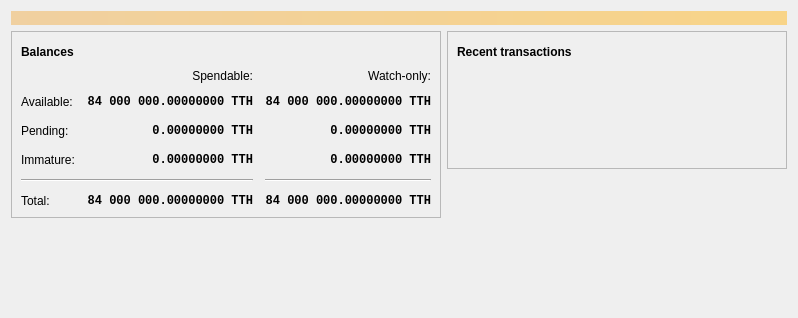
<?xml version="1.0" encoding="UTF-8"?>
<ui version="4.0">
 <class>OverviewPage</class>
 <widget class="QWidget" name="OverviewPage">
  <property name="geometry">
   <rect>
    <x>0</x>
    <y>0</y>
    <width>798</width>
    <height>318</height>
   </rect>
  </property>
  <property name="windowTitle">
   <string>Form</string>
  </property>
  <layout class="QVBoxLayout" name="topLayout">
   <item>
    <widget class="QLabel" name="labelAlerts">
     <property name="visible">
      <bool>false</bool>
     </property>
     <property name="styleSheet">
      <string notr="true">QLabel { background-color: qlineargradient(x1: 0, y1: 0, x2: 1, y2: 0, stop:0 #F0D0A0, stop:1 #F8D488); color:#000000; }</string>
     </property>
     <property name="wordWrap">
      <bool>true</bool>
     </property>
     <property name="margin">
      <number>3</number>
     </property>
     <property name="textInteractionFlags">
      <set>Qt::TextSelectableByMouse</set>
     </property>
    </widget>
   </item>
   <item>
    <layout class="QHBoxLayout" name="horizontalLayout" stretch="1,1">
     <item>
      <layout class="QVBoxLayout" name="verticalLayout_2">
       <item>
        <widget class="QFrame" name="frame">
         <property name="frameShape">
          <enum>QFrame::StyledPanel</enum>
         </property>
         <property name="frameShadow">
          <enum>QFrame::Raised</enum>
         </property>
         <layout class="QVBoxLayout" name="verticalLayout_4">
          <item>
           <layout class="QHBoxLayout" name="horizontalLayout_4">
            <item>
             <widget class="QLabel" name="label_5">
              <property name="font">
               <font>
                <weight>75</weight>
                <bold>true</bold>
               </font>
              </property>
              <property name="text">
               <string>Balances</string>
              </property>
             </widget>
            </item>
            <item>
             <widget class="QPushButton" name="labelWalletStatus">
              <property name="enabled">
               <bool>true</bool>
              </property>
              <property name="maximumSize">
               <size>
                <width>30</width>
                <height>16777215</height>
               </size>
              </property>
              <property name="toolTip">
               <string>The displayed information may be out of date. Your wallet automatically synchronizes with the Thoth network after a connection is established, but this process has not completed yet.</string>
              </property>
              <property name="text">
               <string/>
              </property>
              <property name="icon">
               <iconset resource="../bitcoin.qrc">
                <normaloff>:/icons/warning</normaloff>
                <disabledoff>:/icons/warning</disabledoff>:/icons/warning</iconset>
              </property>
              <property name="iconSize">
               <size>
                <width>24</width>
                <height>24</height>
               </size>
              </property>
              <property name="flat">
               <bool>true</bool>
              </property>
             </widget>
            </item>
            <item>
             <spacer name="horizontalSpacer_3">
              <property name="orientation">
               <enum>Qt::Horizontal</enum>
              </property>
              <property name="sizeHint" stdset="0">
               <size>
                <width>40</width>
                <height>20</height>
               </size>
              </property>
             </spacer>
            </item>
           </layout>
          </item>
          <item>
           <layout class="QGridLayout" name="gridLayout">
            <property name="spacing">
             <number>12</number>
            </property>
            <item row="2" column="2">
             <widget class="QLabel" name="labelWatchPending">
              <property name="font">
               <font>
                <family>Monospace</family>
                <weight>75</weight>
                <bold>true</bold>
               </font>
              </property>
              <property name="cursor">
               <cursorShape>IBeamCursor</cursorShape>
              </property>
              <property name="toolTip">
               <string>Unconfirmed transactions to watch-only addresses</string>
              </property>
              <property name="text">
               <string notr="true">0.00000000 TTH</string>
              </property>
              <property name="alignment">
               <set>Qt::AlignRight|Qt::AlignTrailing|Qt::AlignVCenter</set>
              </property>
              <property name="textInteractionFlags">
               <set>Qt::LinksAccessibleByMouse|Qt::TextSelectableByKeyboard|Qt::TextSelectableByMouse</set>
              </property>
             </widget>
            </item>
            <item row="2" column="1">
             <widget class="QLabel" name="labelUnconfirmed">
              <property name="font">
               <font>
                <family>Monospace</family>
                <weight>75</weight>
                <bold>true</bold>
               </font>
              </property>
              <property name="cursor">
               <cursorShape>IBeamCursor</cursorShape>
              </property>
              <property name="toolTip">
               <string>Total of transactions that have yet to be confirmed, and do not yet count toward the spendable balance</string>
              </property>
              <property name="text">
               <string notr="true">0.00000000 TTH</string>
              </property>
              <property name="alignment">
               <set>Qt::AlignRight|Qt::AlignTrailing|Qt::AlignVCenter</set>
              </property>
              <property name="textInteractionFlags">
               <set>Qt::LinksAccessibleByMouse|Qt::TextSelectableByKeyboard|Qt::TextSelectableByMouse</set>
              </property>
             </widget>
            </item>
            <item row="3" column="2">
             <widget class="QLabel" name="labelWatchImmature">
              <property name="font">
               <font>
                <family>Monospace</family>
                <weight>75</weight>
                <bold>true</bold>
               </font>
              </property>
              <property name="cursor">
               <cursorShape>IBeamCursor</cursorShape>
              </property>
              <property name="toolTip">
               <string>Mined balance in watch-only addresses that has not yet matured</string>
              </property>
              <property name="text">
               <string notr="true">0.00000000 TTH</string>
              </property>
              <property name="alignment">
               <set>Qt::AlignRight|Qt::AlignTrailing|Qt::AlignVCenter</set>
              </property>
              <property name="textInteractionFlags">
               <set>Qt::LinksAccessibleByMouse|Qt::TextSelectableByKeyboard|Qt::TextSelectableByMouse</set>
              </property>
             </widget>
            </item>
            <item row="4" column="0" colspan="2">
             <widget class="Line" name="line">
              <property name="orientation">
               <enum>Qt::Horizontal</enum>
              </property>
             </widget>
            </item>
            <item row="4" column="2">
             <widget class="Line" name="lineWatchBalance">
              <property name="sizePolicy">
               <sizepolicy hsizetype="Preferred" vsizetype="Fixed">
                <horstretch>0</horstretch>
                <verstretch>0</verstretch>
               </sizepolicy>
              </property>
              <property name="minimumSize">
               <size>
                <width>140</width>
                <height>0</height>
               </size>
              </property>
              <property name="orientation">
               <enum>Qt::Horizontal</enum>
              </property>
             </widget>
            </item>
            <item row="5" column="0">
             <widget class="QLabel" name="labelTotalText">
              <property name="text">
               <string>Total:</string>
              </property>
             </widget>
            </item>
            <item row="3" column="1">
             <widget class="QLabel" name="labelImmature">
              <property name="font">
               <font>
                <family>Monospace</family>
                <weight>75</weight>
                <bold>true</bold>
               </font>
              </property>
              <property name="cursor">
               <cursorShape>IBeamCursor</cursorShape>
              </property>
              <property name="toolTip">
               <string>Mined balance that has not yet matured</string>
              </property>
              <property name="text">
               <string notr="true">0.00000000 TTH</string>
              </property>
              <property name="alignment">
               <set>Qt::AlignRight|Qt::AlignTrailing|Qt::AlignVCenter</set>
              </property>
              <property name="textInteractionFlags">
               <set>Qt::LinksAccessibleByMouse|Qt::TextSelectableByKeyboard|Qt::TextSelectableByMouse</set>
              </property>
             </widget>
            </item>
            <item row="2" column="3">
             <spacer name="horizontalSpacer_2">
              <property name="orientation">
               <enum>Qt::Horizontal</enum>
              </property>
              <property name="sizeHint" stdset="0">
               <size>
                <width>40</width>
                <height>20</height>
               </size>
              </property>
             </spacer>
            </item>
            <item row="3" column="0">
             <widget class="QLabel" name="labelImmatureText">
              <property name="text">
               <string>Immature:</string>
              </property>
             </widget>
            </item>
            <item row="5" column="1">
             <widget class="QLabel" name="labelTotal">
              <property name="font">
               <font>
                <family>Monospace</family>
                <weight>75</weight>
                <bold>true</bold>
               </font>
              </property>
              <property name="cursor">
               <cursorShape>IBeamCursor</cursorShape>
              </property>
              <property name="toolTip">
               <string>Your current total balance</string>
              </property>
              <property name="text">
               <string notr="true">84 000 000.00000000 TTH</string>
              </property>
              <property name="alignment">
               <set>Qt::AlignRight|Qt::AlignTrailing|Qt::AlignVCenter</set>
              </property>
              <property name="textInteractionFlags">
               <set>Qt::LinksAccessibleByMouse|Qt::TextSelectableByKeyboard|Qt::TextSelectableByMouse</set>
              </property>
             </widget>
            </item>
            <item row="5" column="2">
             <widget class="QLabel" name="labelWatchTotal">
              <property name="font">
               <font>
                <family>Monospace</family>
                <weight>75</weight>
                <bold>true</bold>
               </font>
              </property>
              <property name="cursor">
               <cursorShape>IBeamCursor</cursorShape>
              </property>
              <property name="toolTip">
               <string>Current total balance in watch-only addresses</string>
              </property>
              <property name="text">
               <string notr="true">84 000 000.00000000 TTH</string>
              </property>
              <property name="alignment">
               <set>Qt::AlignRight|Qt::AlignTrailing|Qt::AlignVCenter</set>
              </property>
              <property name="textInteractionFlags">
               <set>Qt::LinksAccessibleByMouse|Qt::TextSelectableByKeyboard|Qt::TextSelectableByMouse</set>
              </property>
             </widget>
            </item>
            <item row="0" column="2">
             <widget class="QLabel" name="labelWatchonly">
              <property name="text">
               <string>Watch-only:</string>
              </property>
              <property name="alignment">
               <set>Qt::AlignRight|Qt::AlignTrailing|Qt::AlignVCenter</set>
              </property>
             </widget>
            </item>
            <item row="1" column="0">
             <widget class="QLabel" name="labelBalanceText">
              <property name="text">
               <string>Available:</string>
              </property>
             </widget>
            </item>
            <item row="1" column="1">
             <widget class="QLabel" name="labelBalance">
              <property name="font">
               <font>
                <family>Monospace</family>
                <weight>75</weight>
                <bold>true</bold>
               </font>
              </property>
              <property name="cursor">
               <cursorShape>IBeamCursor</cursorShape>
              </property>
              <property name="toolTip">
               <string>Your current spendable balance</string>
              </property>
              <property name="text">
               <string notr="true">84 000 000.00000000 TTH</string>
              </property>
              <property name="alignment">
               <set>Qt::AlignRight|Qt::AlignTrailing|Qt::AlignVCenter</set>
              </property>
              <property name="textInteractionFlags">
               <set>Qt::LinksAccessibleByMouse|Qt::TextSelectableByKeyboard|Qt::TextSelectableByMouse</set>
              </property>
             </widget>
            </item>
            <item row="1" column="2">
             <widget class="QLabel" name="labelWatchAvailable">
              <property name="font">
               <font>
                <family>Monospace</family>
                <weight>75</weight>
                <bold>true</bold>
               </font>
              </property>
              <property name="cursor">
               <cursorShape>IBeamCursor</cursorShape>
              </property>
              <property name="toolTip">
               <string>Your current balance in watch-only addresses</string>
              </property>
              <property name="text">
               <string notr="true">84 000 000.00000000 TTH</string>
              </property>
              <property name="alignment">
               <set>Qt::AlignRight|Qt::AlignTrailing|Qt::AlignVCenter</set>
              </property>
              <property name="textInteractionFlags">
               <set>Qt::LinksAccessibleByMouse|Qt::TextSelectableByKeyboard|Qt::TextSelectableByMouse</set>
              </property>
             </widget>
            </item>
            <item row="2" column="0">
             <widget class="QLabel" name="labelPendingText">
              <property name="text">
               <string>Pending:</string>
              </property>
             </widget>
            </item>
            <item row="0" column="1">
             <widget class="QLabel" name="labelSpendable">
              <property name="text">
               <string>Spendable:</string>
              </property>
              <property name="alignment">
               <set>Qt::AlignRight|Qt::AlignTrailing|Qt::AlignVCenter</set>
              </property>
             </widget>
            </item>
           </layout>
          </item>
         </layout>
        </widget>
       </item>
       <item>
        <spacer name="verticalSpacer">
         <property name="orientation">
          <enum>Qt::Vertical</enum>
         </property>
         <property name="sizeHint" stdset="0">
          <size>
           <width>20</width>
           <height>40</height>
          </size>
         </property>
        </spacer>
       </item>
      </layout>
     </item>
     <item>
      <layout class="QVBoxLayout" name="verticalLayout_3">
       <item>
        <widget class="QFrame" name="frame_2">
         <property name="frameShape">
          <enum>QFrame::StyledPanel</enum>
         </property>
         <property name="frameShadow">
          <enum>QFrame::Raised</enum>
         </property>
         <layout class="QVBoxLayout" name="verticalLayout">
          <item>
           <layout class="QHBoxLayout" name="horizontalLayout_2">
            <item>
             <widget class="QLabel" name="label_4">
              <property name="font">
               <font>
                <weight>75</weight>
                <bold>true</bold>
               </font>
              </property>
              <property name="text">
               <string>Recent transactions</string>
              </property>
             </widget>
            </item>
            <item>
             <widget class="QPushButton" name="labelTransactionsStatus">
              <property name="enabled">
               <bool>true</bool>
              </property>
              <property name="maximumSize">
               <size>
                <width>30</width>
                <height>16777215</height>
               </size>
              </property>
              <property name="toolTip">
               <string>The displayed information may be out of date. Your wallet automatically synchronizes with the Thoth network after a connection is established, but this process has not completed yet.</string>
              </property>
              <property name="text">
               <string/>
              </property>
              <property name="icon">
               <iconset resource="../bitcoin.qrc">
                <normaloff>:/icons/warning</normaloff>
                <disabledoff>:/icons/warning</disabledoff>:/icons/warning</iconset>
              </property>
              <property name="iconSize">
               <size>
                <width>24</width>
                <height>24</height>
               </size>
              </property>
              <property name="flat">
               <bool>true</bool>
              </property>
             </widget>
            </item>
            <item>
             <spacer name="horizontalSpacer">
              <property name="orientation">
               <enum>Qt::Horizontal</enum>
              </property>
              <property name="sizeHint" stdset="0">
               <size>
                <width>40</width>
                <height>20</height>
               </size>
              </property>
             </spacer>
            </item>
           </layout>
          </item>
          <item>
           <widget class="TransactionOverviewWidget" name="listTransactions">
            <property name="styleSheet">
             <string notr="true">QListView { background: transparent; }</string>
            </property>
            <property name="frameShape">
             <enum>QFrame::NoFrame</enum>
            </property>
            <property name="verticalScrollBarPolicy">
             <enum>Qt::ScrollBarAlwaysOff</enum>
            </property>
            <property name="horizontalScrollBarPolicy">
             <enum>Qt::ScrollBarAlwaysOff</enum>
            </property>
            <property name="sizeAdjustPolicy">
             <enum>QAbstractScrollArea::AdjustToContents</enum>
            </property>
            <property name="selectionMode">
             <enum>QAbstractItemView::NoSelection</enum>
            </property>
            <property name="uniformItemSizes">
             <bool>true</bool>
            </property>
           </widget>
          </item>
         </layout>
        </widget>
       </item>
       <item>
        <spacer name="verticalSpacer_2">
         <property name="orientation">
          <enum>Qt::Vertical</enum>
         </property>
         <property name="sizeHint" stdset="0">
          <size>
           <width>20</width>
           <height>40</height>
          </size>
         </property>
        </spacer>
       </item>
      </layout>
     </item>
    </layout>
   </item>
  </layout>
 </widget>
 <customwidgets>
  <customwidget>
   <class>TransactionOverviewWidget</class>
   <extends>QListView</extends>
   <header>qt/transactionoverviewwidget.h</header>
  </customwidget>
 </customwidgets>
 <resources/>
 <connections/>
</ui>
